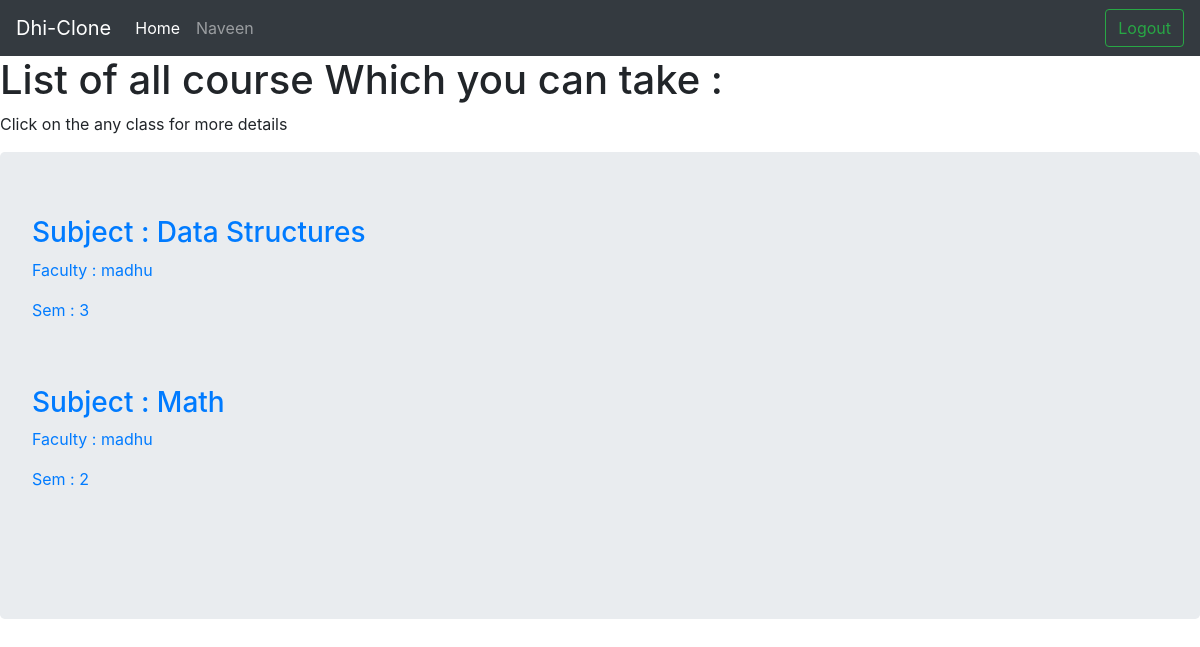
Page /user/class/all/ (signed in) on the committed database.
### user/models.py (models this page shows, shortened)
class CreateClass(models.Model):
    teacher = models.ForeignKey(User,related_name='handled_teacher',on_delete=models.CASCADE)
    sem = models.IntegerField()
    subject = models.CharField(max_length=50)
    subject_code = models.CharField(max_length=20)
    students = models.ManyToManyField(User,through='ClassMember')
    slug = models.SlugField(allow_unicode = True,unique = True)

### user/views.py (the view)
# urls.py: path('class/all/',views.ListClass.as_view(),name='student_class'),
class ListClass(LoginRequiredMixin,ListView):
    model = CreateClass
    context_object_name = 'class'
    template_name = 'user/student_class_list.html'

### user/templates/user/student_class_list.html
{% extends 'base.html' %}
{% block content %}
<h1>List of all course Which you can take : </h1>
<p>Click on the any class for more details</p>
<div class="jumbotron">
  {% for i in class %}
  <a href="{% url 'user:single_class' slug=i.slug %}">
    <h3>Subject : {{i.subject}} </h3>
    <p>Faculty : {{i.teacher}} </p>
    <p>Sem : {{i.sem}} </p>
  </a>
    <br><br>
  {% endfor %}
</div>
{% endblock %}

### templates/base.html (shortened to what this page needs)
<!DOCTYPE html>
<html>
<head>
	<link rel="stylesheet" href="https://cdn.jsdelivr.net/npm/bootstrap@4.6.0/dist/css/bootstrap.min.css">
</head>
<body>
	{% if user.is_authenticated %}
	<nav class="navbar navbar-expand-lg navbar-dark bg-dark">
  <a class="navbar-brand" href="#">Dhi-Clone</a>
  <div class="collapse navbar-collapse" id="navbarTogglerDemo03">
    <ul class="navbar-nav mr-auto mt-2 mt-lg-0">
      <li class="nav-item active">
        <a class="nav-link" href="{% url 'user:home' %}">Home <span class="sr-only">(current)</span></a>
      </li>
      <li class="nav-item">
        <a class="nav-link" href="#">{{ user.username }}</a>
      </li>
    </ul>
      <a href="{% url 'accounts:logout' %}"><button class="btn btn-outline-success my-2 my-sm-0" >Logout</button></a>
  </div>
</nav>
{% endif %}
	{% block content %}
	{% endblock %}
</body>
</html>

### rows in the picture
CreateClass: subject "Data Structures", teacher "madhu", sem "3"
CreateClass: subject "Math", teacher "madhu", sem "2"

### other values in the picture
{{ user.username }} "Naveen"
